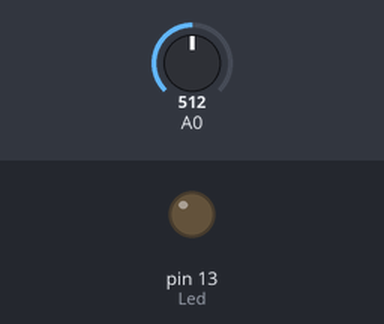
The sketch below on a simulated Arduino Uno, built with avr-gcc and run on an emulated ATmega328P. Parts: output pins drawn as LEDs (lit = HIGH). The test bench sets the inputs (shaded band); at power-on: A0 = 512.

Above: at 1.2 s.
1.3 s: A0 set to 482
At 1.6 s:
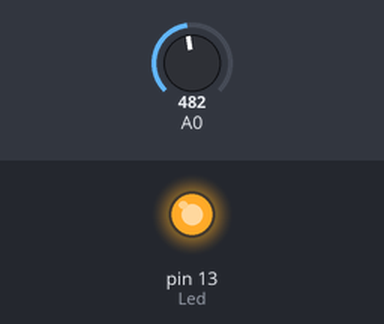
2.8 s: A0 set to 510
At 4.0 s:
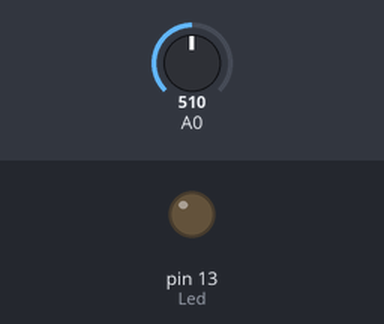
4.3 s: A0 set to 490
At 5.1 s:
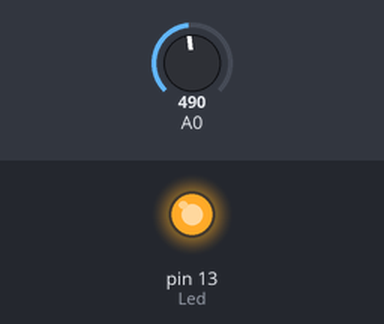
Timing chart, 0 to 7.3 s (numbered marks = the images above; inputs shaded):
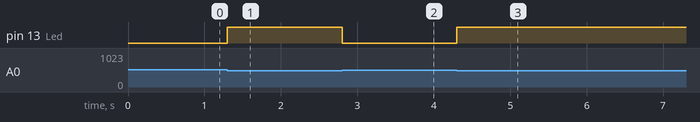

Measured:
- the behaviour switches between 500 and 499 on A0 (found by bisection; images 0 and 1)
- after the input at 1.3 s, pin 13 (Led): LOW → HIGH at once
- after the input at 2.8 s, pin 13 (Led): HIGH → LOW at once
- after the input at 4.3 s, pin 13 (Led): LOW → HIGH at once

The sketch:

SENSOR_INFRA_VERMELHO.ino
```cpp
/***********************************************************************
 * Primeiro Workshop Arduino e Robotica - TARZAN
 *
 * Programa inicial para a utilização do sensor Infra vermelho
 *
 * Autores: Gustavo Carlos
 *          Thobias Santos
 *
***********************************************************************/

int sensor; //Declarando a variável para armazenar valores do AD
int Led = 13; //Declarando a variável para o led no pino 13


void setup() {

  Serial.begin(9600); // Inicializa comunicação serial a 9600 bits por segundo

  pinMode(Led, OUTPUT); // Configurando o led como saída

}


void loop() {

  sensor= analogRead(A0); //Realiza a leitura do AD no canal A0

  if(sensor<500){ //Se o valor da leitura do pino A0 for menor que 500

    digitalWrite(Led,HIGH); //acende o Led

  }
  else{ //Caso contrario

    digitalWrite(Led,LOW); //apaga o Led

  }
}
```
